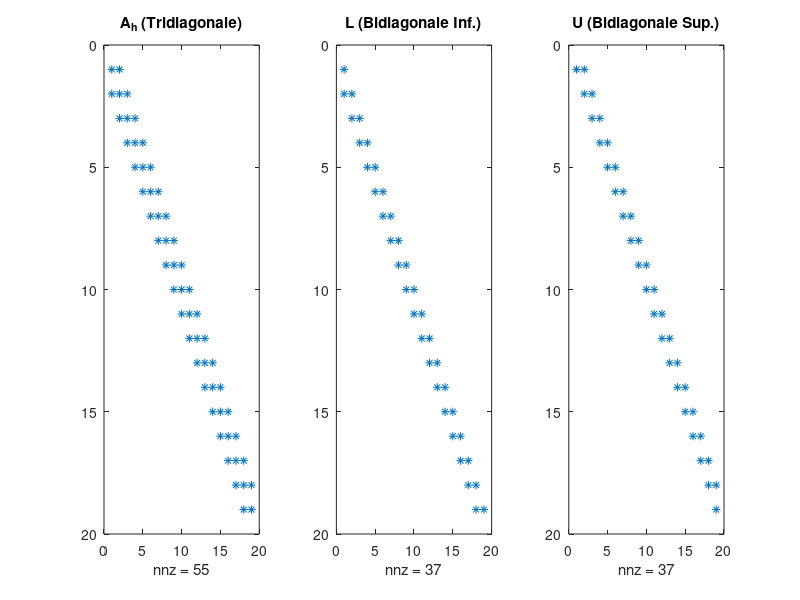
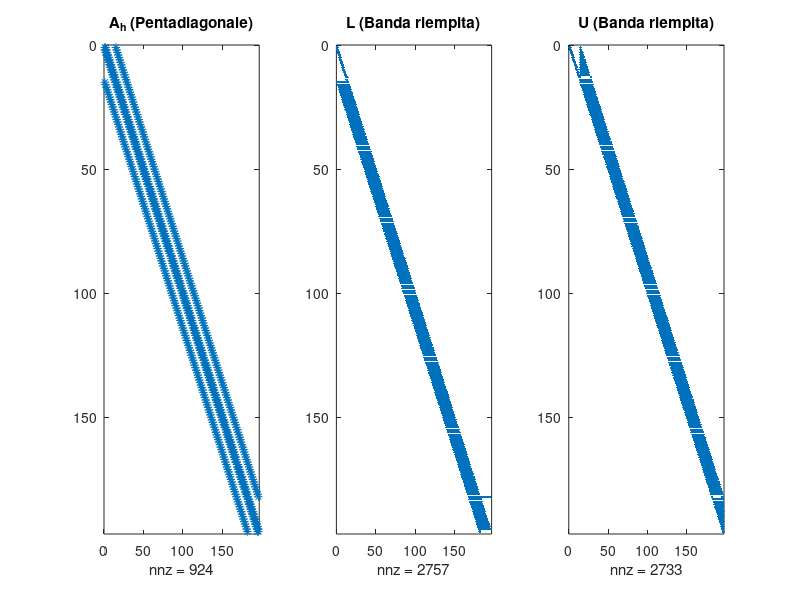

Recreate these plots in MATLAB, in order.
%% PARTE 1: ANALISI DELLA SPARSITÀ NEL CASO 1D (FILO ELASTICO)
n = 20; 
N = n - 1;
h = 1 / n;

% 1. Costruzione della matrice Ah tridiagonale in formato sparso
e = ones(N, 1);
A_h = (1/h^2) * spdiags([-e, 2*e, -e], [-1, 0, 1], N, N);

% 2. Calcolo della fattorizzazione LU senza pivoting
[L, U] = lu(A_h);

% 3. Visualizzazione della struttura di sparsita con spy
figure('Name', 'Analisi Sparsità LU 1D', 'NumberTitle', 'off');

subplot(1, 3, 1);
spy(A_h);
title('A_h (Tridiagonale)');

subplot(1, 3, 2);
spy(L);
title('L (Bidiagonale Inf.)');

subplot(1, 3, 3);
spy(U);
title('U (Bidiagonale Sup.)');

%% PARTE 2: ANALISI DEL FENOMENO DI FILL-IN NEL CASO 2D (MEMBRANA / POISSON)
n = 15; 
N = n - 1;

% 1. Costruzione della matrice di Poisson 2D in formato sparso
A_h = gallery('poisson', N);

% 2. Calcolo della fattorizzazione LU
[L, U] = lu(A_h);

% 3. Visualizzazione della perdita di sparsità (Fill-in)
figure('Name', 'Analisi Sparsità LU 2D (Fenomeno del Fill-in)', 'NumberTitle', 'off');

subplot(1, 3, 1);
spy(A_h);
title('A_h (Pentadiagonale)');

subplot(1, 3, 2);
spy(L);
title('L (Banda riempita)');

subplot(1, 3, 3);
spy(U);
title('U (Banda riempita)');

% 4. Valutazione quantitativa dell'incremento di elementi non nulli
disp('--- Risultati Analisi Fill-in (Membrana 2D) ---');
elementi_Ah = nnz(A_h);
elementi_L = nnz(L);
elementi_U = nnz(U);

fprintf('Elementi non nulli in A_h: %d\n', elementi_Ah);
fprintf('Elementi non nulli in L:   %d\n', elementi_L);
fprintf('Elementi non nulli in U:   %d\n', elementi_U);
fprintf('I fattori L e U contengono circa %.1f volte gli elementi di A_h!\n', ...
        (elementi_L + elementi_U) / elementi_Ah);
disp('Dimostrazione empirica: nel caso 2D la struttura sparsa viene persa nei fattori LU.');
